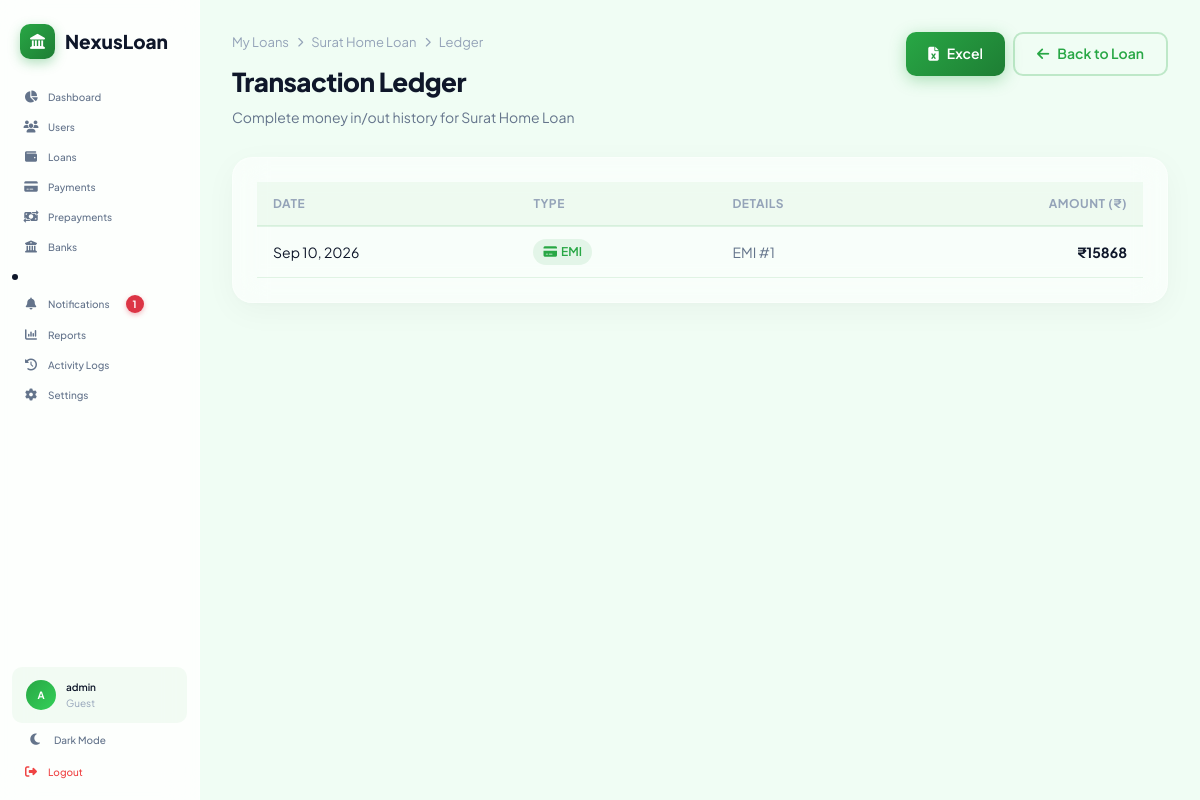
The app's page /loans/7/ledger/ (signed in) with its own data.
### accounts/models.py (models this page shows, shortened)
class Profile(models.Model):
    ROLE_CHOICES = [("guest", "Guest"), ("borrower", "Borrower"), ("lender", "Lender")]
    user = models.OneToOneField(
        settings.AUTH_USER_MODEL, on_delete=models.CASCADE, related_name="profile"
    )
    role = models.CharField(max_length=20, choices=ROLE_CHOICES, default="guest")
    phone = models.CharField(max_length=15, blank=True, null=True)
    available_funds = models.DecimalField(max_digits=15, decimal_places=2, default=0)
    kyc_verified = models.BooleanField(default=False)
    pan_number = models.CharField(max_length=10, blank=True, null=True)
    credit_score = models.PositiveIntegerField(
        default=750, help_text="CIBIL score approximation"
    )
    annual_income = models.DecimalField(max_digits=15, decimal_places=2, default=0)
    created_at = models.DateTimeField(auto_now_add=True)

### loans/models.py (models this page shows, shortened)
class Loan(models.Model):
    STATUS_CHOICES = [
        ("active", "Active"),
        ("closed", "Closed"),
        ("default", "Default"),
    ]
    LOAN_TYPE_CHOICES = [
        ("home", "Home Loan"),
        ("car", "Car Loan"),
        ("education", "Education Loan"),
        ("personal", "Personal Loan"),
        ("business", "Business Loan"),
        ("gold", "Gold Loan"),
        ("other", "Other"),
    ]
    EMI_FREQUENCY_CHOICES = [
        ("monthly", "Monthly"),
        ("quarterly", "Quarterly"),
        ("half_yearly", "Half Yearly"),
        ("yearly", "Yearly"),
    ]
    user = models.ForeignKey(
        settings.AUTH_USER_MODEL, on_delete=models.CASCADE, related_name="loans"
    )
    loan_name = models.CharField(max_length=200)
    loan_type = models.CharField(
        max_length=20, choices=LOAN_TYPE_CHOICES, default="home"
    )
    amount = models.DecimalField(max_digits=15, decimal_places=2)
    interest_rate = models.DecimalField(max_digits=5, decimal_places=2)
    tenure_years = models.PositiveIntegerField()
    emi = models.DecimalField(max_digits=15, decimal_places=2)
    start_date = models.DateField()
    first_emi_date = models.DateField(
        null=True,
        blank=True,
        help_text="Date on which first EMI will be deducted.",
    )
    emi_frequency = models.CharField(
        max_length=20, choices=EMI_FREQUENCY_CHOICES, default="monthly"
    )
    auto_debit = models.BooleanField(
        default=True, help_text="Automatically deduct EMI on due date."
    )
    status = models.CharField(max_length=20, choices=STATUS_CHOICES, default="active")
    closed_date = models.DateField(null=True, blank=True)
    remaining_balance = models.DecimalField(max_digits=15, decimal_places=2, default=0)
    total_interest_paid = models.DecimalField(
        max_digits=15, decimal_places=2, default=0
    )
    is_public = models.BooleanField(
        default=False, help_text="Make visible to lenders for investment"
    )
    funded_amount = models.DecimalField(max_digits=15, decimal_places=2, default=0)
    created_at = models.DateTimeField(auto_now_add=True)
    updated_at = models.DateTimeField(auto_now=True)
    class Meta:
        ordering = ["-created_at"]
        verbose_name = "Loan"
        verbose_name_plural = "Loans"

### payments/models.py (models this page shows, shortened)
class Payment(models.Model):
    STATUS_CHOICES = [
        ("paid", "Paid"),
        ("pending", "Pending"),
        ("overdue", "Overdue"),
    ]
    PAYMENT_MODE_CHOICES = [
        ("manual", "Manual"),
        ("auto_debit", "Auto Debit"),
        ("upi", "UPI"),
        ("netbanking", "Net Banking"),
    ]
    PAYMENT_TYPE_CHOICES = [
        ("emi", "EMI"),
        ("prepayment", "Prepayment"),
        ("foreclosure", "Foreclosure"),
    ]
    loan = models.ForeignKey(
        "loans.Loan", on_delete=models.CASCADE, related_name="payments"
    )
    payment_number = models.PositiveIntegerField(
        help_text="Sequential EMI number (1, 2, 3...)"
    )
    amount = models.DecimalField(max_digits=15, decimal_places=2)
    principal_component = models.DecimalField(max_digits=15, decimal_places=2)
    interest_component = models.DecimalField(max_digits=15, decimal_places=2)
    balance_after = models.DecimalField(
        max_digits=15,
        decimal_places=2,
        help_text="Remaining balance after this payment",
    )
    due_date = models.DateField()
    payment_date = models.DateField(null=True, blank=True)
    status = models.CharField(max_length=20, choices=STATUS_CHOICES, default="pending")
    payment_mode = models.CharField(
        max_length=20, choices=PAYMENT_MODE_CHOICES, default="manual"
    )
    payment_type = models.CharField(
        max_length=20, choices=PAYMENT_TYPE_CHOICES, default="emi"
    )
    regular_emi_amount = models.DecimalField(
        max_digits=15, decimal_places=2, default=Decimal("0.00")
    )
    total_debit_amount = models.DecimalField(
        max_digits=15, decimal_places=2, default=Decimal("0.00")
    )
    created_at = models.DateTimeField(auto_now_add=True)
    class Meta:
        ordering = ["payment_number"]
        unique_together = ["loan", "payment_number"]
        indexes = [
            models.Index(fields=["loan"]),
            models.Index(fields=["status"]),
            models.Index(fields=["payment_date"]),
            models.Index(fields=["loan", "status"]),
            models.Index(fields=["loan", "payment_number"]),
        ]

### payments/views.py (the view, shortened to what this page needs)
class TransactionLedgerView(LoginRequiredMixin, TemplateView):
    template_name = "payments/transaction_ledger.html"
    def get_context_data(self, **kwargs):
        context = super().get_context_data(**kwargs)
        loan_id = kwargs.get("loan_id")
        if self.request.user.is_staff:
            loan = get_object_or_404(Loan, pk=loan_id)
        else:
            loan = get_object_or_404(Loan, pk=loan_id, user=self.request.user)
        transactions = []
        for p in loan.payments.filter(status="paid").order_by("-payment_date"):
            transactions.append(
                {
                    "date": p.payment_date,
                    "amount": p.amount,
                    "type": p.payment_type,
                    "detail": f"EMI #{p.payment_number}",
                }
            )
        transactions.sort(key=lambda x: x["date"], reverse=True)
        context["loan"] = loan
        context["transactions"] = transactions
        return context

### templates/payments/transaction_ledger.html (shortened to what this page needs)
{% extends 'app_layout.html' %}
{% load static %}
{% block app_content %}
<div class="page-header">
    <div>
        <div class="breadcrumb">
            <a href="{% url 'loan_list' %}">My Loans</a>
            <i class="fas fa-chevron-right"></i>
            <a href="{% url 'loan_detail' loan.pk %}">{{ loan.loan_name }}</a>
            <i class="fas fa-chevron-right"></i>
            <span>Ledger</span>
        </div>
        <h1 class="page-title">Transaction Ledger</h1>
        <p class="page-subtitle">Complete money in/out history for {{ loan.loan_name }}</p>
    </div>
    <div class="page-actions">
        <a href="{% url 'export_excel' loan.pk %}" class="btn btn-primary">
            <i class="fas fa-file-excel"></i> Excel
        </a>
        <a href="{% url 'loan_detail' loan.pk %}" class="btn btn-outline">
            <i class="fas fa-arrow-left"></i> Back to Loan
        </a>
    </div>
</div>
<div class="glass-card" style="padding: 24px;">
    {% if transactions %}
        <div class="table-responsive">
            <table class="data-table">
                <thead>
                    <tr>
                        <th>Date</th>
                        <th>Type</th>
                        <th>Details</th>
                        <th style="text-align: right;">Amount (₹)</th>
                    </tr>
                </thead>
                <tbody>
                    {% for t in transactions %}
                    <tr>
                        <td>{{ t.date|date:"M d, Y" }}</td>
                        <td>
                            {% if t.type == 'emi' %}
                            <span class="status-badge status-paid"><i class="fas fa-credit-card"></i> EMI</span>
                            {% else %}
                            <span class="status-badge" style="background: rgba(245,158,11,0.1); color: var(--accent);">
                                <i class="fas fa-bolt"></i> Prepayment
                            </span>
                            {% endif %}
                        </td>
                        <td style="color: var(--text-secondary);">{{ t.detail }}</td>
                        <td style="text-align: right; font-weight: 700; color: var(--text);">₹{{ t.amount|floatformat:0 }}</td>
                    </tr>
                    {% endfor %}
                </tbody>
            </table>
        </div>
    {% else %}
        <div class="empty-state" style="padding: 40px;">
            <i class="fas fa-receipt" style="font-size: 32px; opacity: 0.3; margin-bottom: 12px; display: block;"></i>
            <p style="color: var(--text-muted);">No transactions recorded yet.</p>
        </div>
    {% endif %}
</div>
{% endblock %}

### templates/app_layout.html (shortened to what this page needs)
{% extends 'base.html' %}
{% load static %}
{% block content %}
<div class="app-layout">
    <aside class="sidebar" id="sidebar">
        <div class="sidebar-header">
            <a href="{% url 'dashboard' %}" class="sidebar-logo">
                <div class="logo-icon">
                    <i class="fas fa-landmark"></i>
                </div>
                <span class="logo-text">NexusLoan</span>
            </a>
        </div>
        <nav class="sidebar-nav">
            <a href="{% url 'dashboard' %}" class="nav-item {% if request.resolver_match.url_name == 'dashboard' %}active{% endif %}">
                <i class="fas fa-chart-pie"></i>
                <span>Dashboard</span>
            </a>
            {% if not request.user.is_staff %}
                <a href="{% url 'loan_list' %}" class="nav-item {% if request.resolver_match.url_name == 'loan_list' %}active{% endif %}">
                    <i class="fas fa-wallet"></i>
                    <span>My Loans</span>
                </a>
                <a href="{% url 'payment_dashboard' %}" class="nav-item {% if request.resolver_match.url_name == 'payment_dashboard' %}active{% endif %}">
                    <i class="fas fa-credit-card"></i>
                    <span>Payments</span>
                </a>
                <a href="{% url 'prepayment_dashboard' %}" class="nav-item {% if request.resolver_match.url_name == 'prepayment_dashboard' %}active{% endif %}">
                    <i class="fas fa-money-bill-transfer"></i>
                    <span>Prepayments</span>
                </a>
                <a href="{% url 'documents_dashboard' %}" class="nav-item {% if request.resolver_match.url_name == 'documents_dashboard' %}active{% endif %}">
                    <i class="fas fa-folder-open"></i>
                    <span>Documents</span>
                </a>
                <li>
                    <a href="{% url 'notifications_dashboard' %}" class="nav-item {% if request.resolver_match.url_name == 'notifications_dashboard' %}active{% endif %}">
                        <i class="fas fa-bell"></i>
                        <span>Notifications</span>
                        {% if header_unread_notifications > 0 %}
                            <span class="notification-badge">{{ header_unread_notifications }}</span>
                        {% endif %}
                    </a>
                </li>
                <a href="{% url 'support_dashboard' %}" class="nav-item {% if request.resolver_match.url_name == 'support_dashboard' %}active{% endif %}">
                    <i class="fas fa-headset"></i>
                    <span>Support</span>
                </a>
                <a href="{% url 'settings_dashboard' %}" class="nav-item {% if request.resolver_match.url_name == 'settings_dashboard' %}active{% endif %}">
                    <i class="fas fa-gear"></i>
                    <span>Settings</span>
                </a>
            {% else %}
                <a href="{% url 'admin_users' %}" class="nav-item {% if request.resolver_match.url_name == 'admin_users' %}active{% endif %}">
                    <i class="fas fa-users"></i>
                    <span>Users</span>
                </a>
                <a href="{% url 'loan_list' %}" class="nav-item {% if request.resolver_match.url_name == 'loan_list' %}active{% endif %}">
                    <i class="fas fa-wallet"></i>
                    <span>Loans</span>
                </a>
                <a href="{% url 'payment_dashboard' %}" class="nav-item {% if request.resolver_match.url_name == 'payment_dashboard' %}active{% endif %}">
                    <i class="fas fa-credit-card"></i>
                    <span>Payments</span>
                </a>
                <a href="{% url 'prepayment_dashboard' %}" class="nav-item {% if request.resolver_match.url_name == 'prepayment_dashboard' %}active{% endif %}">
                    <i class="fas fa-money-bill-transfer"></i>
                    <span>Prepayments</span>
                </a>
                <a href="{% url 'admin_banks' %}" class="nav-item {% if request.resolver_match.url_name == 'admin_banks' %}active{% endif %}">
                    <i class="fas fa-university"></i>
                    <span>Banks</span>
                </a>
                <li>
                    <a href="{% url 'notifications_dashboard' %}" class="nav-item {% if request.resolver_match.url_name == 'notifications_dashboard' %}active{% endif %}">
                        <i class="fas fa-bell"></i>
                        <span>Notifications</span>
                        {% if header_unread_notifications > 0 %}
                            <span class="notification-badge">{{ header_unread_notifications }}</span>
                        {% endif %}
                    </a>
                </li>
                <a href="{% url 'admin_reports' %}" class="nav-item {% if request.resolver_match.url_name == 'admin_reports' %}active{% endif %}">
                    <i class="fas fa-chart-column"></i>
                    <span>Reports</span>
                </a>
                <a href="{% url 'activity_logs_dashboard' %}" class="nav-item {% if request.resolver_match.url_name == 'activity_logs_dashboard' %}active{% endif %}">
                    <i class="fas fa-clock-rotate-left"></i>
                    <span>Activity Logs</span>
                </a>
                <a href="{% url 'settings_dashboard' %}" class="nav-item {% if request.resolver_match.url_name == 'settings_dashboard' %}active{% endif %}">
                    <i class="fas fa-gear"></i>
                    <span>Settings</span>
                </a>
            {% endif %}
        </nav>
        <div class="sidebar-footer">
            <div class="user-info">
                <div class="user-avatar">{{ request.user.first_name.0|default:request.user.username.0|upper }}</div>
                <div class="user-details">
                    <span class="user-name">{{ request.user.get_full_name|default:request.user.username }}</span>
                    <span class="user-role">
                        {% if request.user.profile %}
                            {{ request.user.profile.get_role_display }}
                        {% else %}
                            User
                        {% endif %}
                    </span>
                </div>
            </div>
            <button class="theme-toggle" id="themeToggle" aria-label="Toggle dark mode">
                <i class="fas fa-moon" id="themeIcon"></i>
                <span id="themeLabel" style="font-size: 10px;">Dark Mode</span>
            </button>
            <a href="{% url 'logout' %}" class="nav-item nav-logout">
                <i class="fas fa-sign-out-alt"></i>
                <span>Logout</span>
            </a>
        </div>
    </aside>
    <main class="main-content">
        {% block app_content %}{% endblock %}
    </main>
</div>
{% endblock %}

### records on screen
Loan: loan_name "Surat Home Loan"
Payment: date "Sep 10, 2026", payment_type "emi" (drawn), amount "15868"

### other values on screen
{{ header_unread_notifications }} "1"
{{ request.user.first_name.0|default:request.user.username.0|upper }} "A"
{{ request.user.get_full_name|default:request.user.username }} "admin"
{{ request.user.profile.get_role_display }} "Guest"
{{ t.detail }} "EMI #1"
